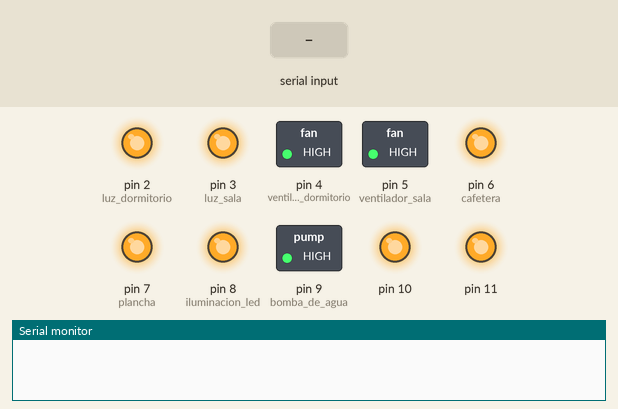
The sketch below on a simulated Arduino Uno, built with avr-gcc and run on an emulated ATmega328P. On the bench: switched loads named in the sketch (green lamp = pin HIGH), output pins drawn as LEDs (lit = HIGH), the last lines printed to the serial monitor. Inputs (shaded band) come from the test bench.

Above: at 1.2 s.
1.3 s: "luz_dormitorio" received over Serial
At 2.5 s:
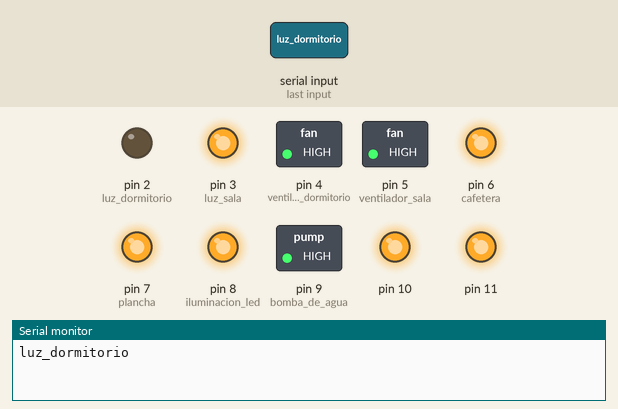
2.8 s: "luz_sala" received over Serial
At 3.4 s:
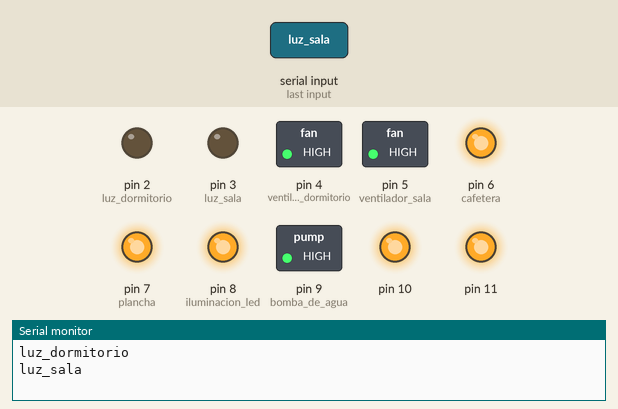
4.3 s: "ventilador_sala" received over Serial
At 4.8 s:
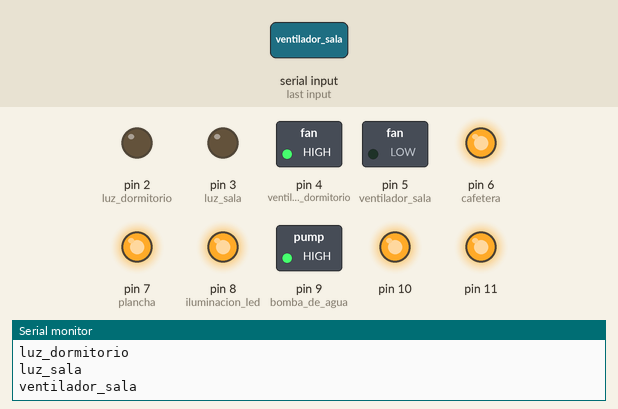
5.8 s: "cafetera" received over Serial
At 6.9 s:
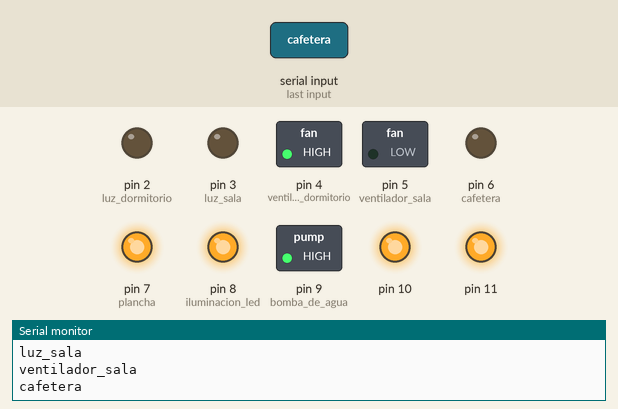
7.3 s: "plancha" received over Serial
At 8.0 s:
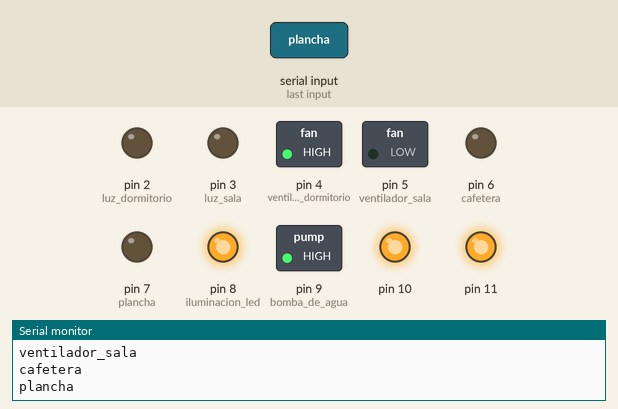
8.8 s: "iluminacion_led" received over Serial
At 9.4 s:
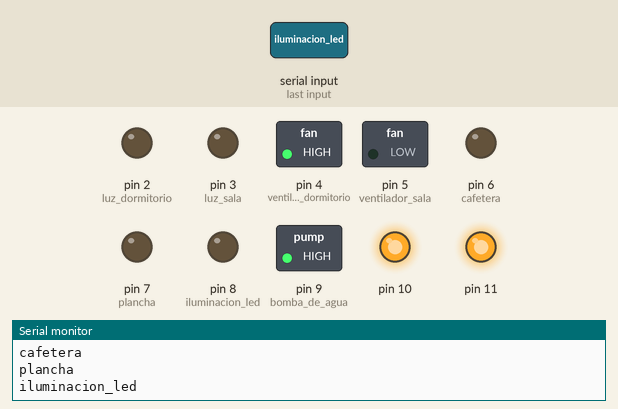
Timing chart, 0 to 11.3 s (numbered marks = the images above; inputs shaded):
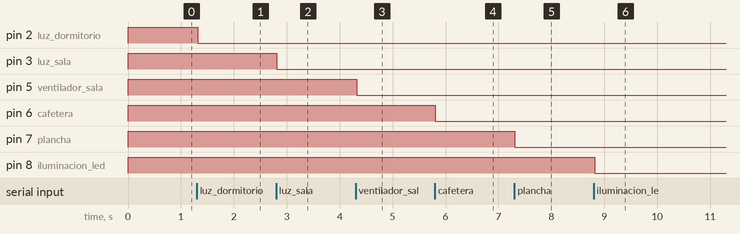

Measured:
- after the input at 1.3 s, pin 2 (luz_dormitorio): HIGH → LOW at once
- after the input at 2.8 s, pin 3 (luz_sala): HIGH → LOW at once
- after the input at 4.3 s, pin 5 (ventilador_sala): HIGH → LOW at once
- after the input at 5.8 s, pin 6 (cafetera): HIGH → LOW at once
- after the input at 7.3 s, pin 7 (plancha): HIGH → LOW at once
- after the input at 8.8 s, pin 8 (iluminacion_led): HIGH → LOW at once

The sketch:

proyecto_EXPO-PREU.ino
```cpp
//declaración de variables
String cadena;
int luz_dormitorio = 2;
int luz_sala = 3;
int ventilador_dormitorio = 4;
int ventilador_sala = 5;
int cafetera = 6;
int plancha = 7;
int iluminacion_led = 8;
int bomba_de_agua = 9;

int ledstatus1 = 0;
int ledstatus2 = 0;
int ledstatus3 = 0;
int ledstatus4 = 0;
int ledstatus5 = 0;
int ledstatus6 = 0;
int ledstatus7 = 0;
int ledstatus8 = 0;
int ledstatus9 = 0;
void setup () {
    Serial.begin(9600);
 pinMode(2,OUTPUT);
 pinMode(3,OUTPUT);
 pinMode(4,OUTPUT);
 pinMode(5,OUTPUT);
 pinMode(6,OUTPUT);
 pinMode(7,OUTPUT);
 pinMode(8,OUTPUT);
 pinMode(9,OUTPUT);
 pinMode(10,OUTPUT);
 pinMode(11,OUTPUT);

 digitalWrite(2,HIGH);
 digitalWrite(3,HIGH);
 digitalWrite(4,HIGH);
 digitalWrite(5,HIGH);
  digitalWrite(6,HIGH);
   digitalWrite(7,HIGH);
 digitalWrite(8,HIGH);
 digitalWrite(9,HIGH);
 digitalWrite(10,HIGH);
  digitalWrite(11,HIGH);

}

void loop () {

  if (Serial.available())  {
    cadena = String("");
    while (Serial.available()) {
      cadena = cadena + char(Serial.read());
      delay(1);

    }

    ledstatus1 = digitalRead(luz_dormitorio);
    ledstatus2 = digitalRead(luz_sala);
    ledstatus3 = digitalRead(ventilador_dormitorio);
    ledstatus4 = digitalRead(ventilador_sala);
     ledstatus5 = digitalRead(cafetera);
    ledstatus6 = digitalRead(plancha);
    ledstatus7 = digitalRead(iluminacion_led);
    ledstatus8 = digitalRead(bomba_de_agua);

    Serial.println(cadena);

    //Pin 2 ---------------------
    if (cadena == "luz_dormitorio") {
    if(ledstatus1==LOW){
    digitalWrite(luz_dormitorio, HIGH);
    }
    if(ledstatus1==HIGH){
    digitalWrite(luz_dormitorio, LOW);
    }
    }
    //pin3------------------------
   if (cadena == "luz_sala") {
    if(ledstatus2==LOW){
    digitalWrite(luz_sala, HIGH);
    }
    if(ledstatus2==HIGH){
    digitalWrite(luz_sala, LOW);
    }
   }
    //Pin 4----------------------
    if (cadena == "ventilador_dormitorio") {
    if(ledstatus3==LOW){
    digitalWrite(ventilador_dormitorio, HIGH);
    }
    if(ledstatus3==HIGH){
    digitalWrite(ventilador_dormitorio, LOW);
    }
    }
    //pin5----------------------------------
   if (cadena == "ventilador_sala") {
    if(ledstatus4==LOW){
    digitalWrite(ventilador_sala, HIGH);
    }
    if(ledstatus4==HIGH){
    digitalWrite(ventilador_sala, LOW);
    }
   }
      //Pin 6----------------------
    if (cadena == "cafetera") {
    if(ledstatus5==LOW){
    digitalWrite(cafetera, HIGH);
    }
    if(ledstatus5==HIGH){
    digitalWrite(cafetera, LOW);
    }
    }
    //pin  7------------------------
   if (cadena == "plancha") {
    if(ledstatus6==LOW){
    digitalWrite(plancha, HIGH);
    }
    if(ledstatus6==HIGH){
    digitalWrite(plancha, LOW);
    }
   }
    //Pin 8------------------------------
    if (cadena == "iluminacion_led") {
    if(ledstatus7==LOW){
    digitalWrite(iluminacion_led, HIGH);
    }
    if(ledstatus7==HIGH){
    digitalWrite(iluminacion_led, LOW);
    }
    }
    //pin 9--------------------------------
   if (cadena == "bomba_de_agua") {
    if(ledstatus8==LOW){
    digitalWrite(bomba_de_agua, HIGH);
    }
    if(ledstatus8==HIGH){
    digitalWrite(bomba_de_agua, LOW);
    }
   }

  }
}
```
